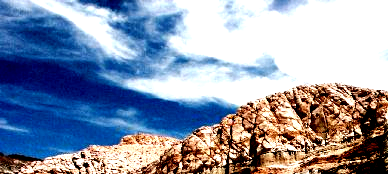
#> input picture Assignment1/a1_20172139/input_data/part1.png, 388 x 174 px, found by its file name; the run also reads 2 pictures not shown here
$ python mosaic_using_histogram_matching.py
#> lines starting #> are read from the running program, lines starting #| are printed output that depends on the picture
import numpy as np
import cv2
from matplotlib import pyplot as plt
import os

def getHistogram(image, bins=256):

    image_pixels=image.flatten()
    # array with size of bins, set to zeros
    histogram = np.zeros(bins)

    # loop through pixels and sum up counts of pixels
    for pixel in image_pixels:
        histogram[pixel] += 1

    # return our final result
    return histogram

def getCDF(hist):

    cs=np.cumsum(hist)
    # numerator & denomenator
    nj = (cs - cs.min()) * 255
    N = cs.max() - cs.min()

    # re-normalize the cdf
    cs = nj / N
    cum_hist = cs.astype('uint8')

    return cum_hist


def histEqualization(im):

    h,w=im.shape
    hist = getHistogram(im)
    cum_hist = getCDF(hist)

    img_new = cum_hist[im.flatten()]
    img_new = np.reshape(img_new, im.shape)

    return img_new

def histMatching(im1,im2):

    h,w = im1.shape

    hist1 = getHistogram(im1)
    cum_hist1 =getCDF(hist1)

    hist2 = getHistogram(im2)
    cum_hist2 =getCDF(hist2)

    pixels = np.arange(256)
    new_pixels = np.interp(cum_hist1, cum_hist2, pixels)
    new_im = (np.reshape(new_pixels[im1.ravel()], im1.shape)).astype(np.uint8)


# [6 lines of commented-out code are left out]


    return  new_im

reference_image_path='A1_resources\DIP_2019_A1\part1.png'
reference_image = cv2.imread(reference_image_path,0)
#> reference_image: shape (174, 388); min 0, max 255, mean 150.4

images_path=r'A1_resources\DIP_2019_A1'
images=['part2.png','part3.png','part4.png']
images=[os.path.join(images_path,filename) for filename in images]

matched_images=[]
for imge_path in images:
    image = cv2.imread(imge_path,0)
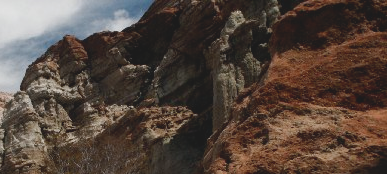
#> input picture Assignment1/a1_20172139/input_data/part2.png, 387 x 174 px, found by its file name
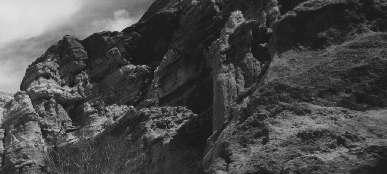
#> image: shape (174, 387); min 27, max 226, mean 72.9
    print('Matching ',imge_path)
    new_image=histMatching(image,reference_image)
#> the loop in getHistogram, `for pixel in image_pixels:` made 67338 passes
#> pixel on passes 1 to 3: 219, 218, 218
#> after the loop in getHistogram, `for pixel in image_pixels:`: histogram = 256 values, max 1915 at index 27, min 0 at index 0, mean 263
#> in histMatching, `hist1 = getHistogram(im1)`: hist1 has the same summary as histogram in getHistogram
#> in getCDF, `cs=np.cumsum(hist)`: cs = 256 values from 0 to 67338
#> in getCDF, `nj = (cs - cs.min()) * 255`: nj = 256 values from 0 to 17171190
#> in getCDF, `N = cs.max() - cs.min()`: N = 67338
#> in getCDF, `cs = nj / N`: cs = 256 values from 0 to 255
#> the loop in getHistogram (call 2), `for pixel in image_pixels:` made 67512 passes
#> pixel on passes 1 to 3: 120, 140, 161
#> in histMatching, `hist2 = getHistogram(im2)`: hist2 = 256 values, max 16971 at index 255, min 39 at index 157, mean 263.7
#> in histMatching, `cum_hist2 =getCDF(hist2)`: cum_hist2 = 256 values from 0 to 255
#> in histMatching, `new_pixels = np.interp(cum_hist1, cum_hist2, pixels)`: new_pixels = 256 values from 1 to 255
#> in histMatching, `new_im = (np.reshape(new_pixels[im1.ravel()], im1.shape)).astype(np.ui..`:
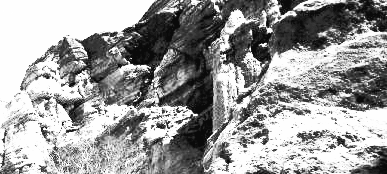
#> new_im: shape (174, 387); min 10, max 255, mean 156.5
#    new_image=histEqualization(image)
    matched_images.append(new_image)
#> pass 2 of the loop `for imge_path in images:`:
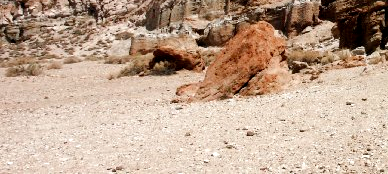
#> input picture Assignment1/a1_20172139/input_data/part3.png, 388 x 174 px, found by its file name
#> `image = cv2.imread(imge_path,0)`:
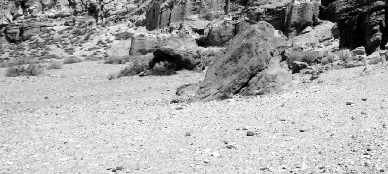
#> image: shape (174, 388); min 0, max 255, mean 170.4
#> hist1 = 256 values, max 1077 at index 216, min 19 at index 255, mean 263.7
#> in histMatching (call 2), `new_im = (np.reshape(new_pixels[im1.ravel()], im1.shape)).astype(np.ui..`:
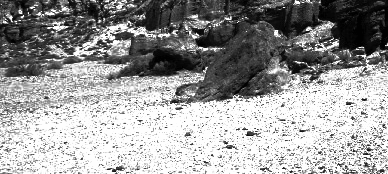
#> new_im: shape (174, 388); min 1, max 255, mean 154.8
#> pass 3 of the loop `for imge_path in images:`:
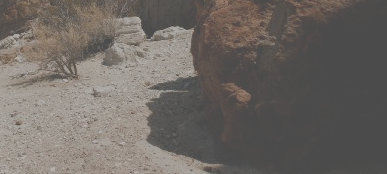
#> input picture Assignment1/a1_20172139/input_data/part4.png, 387 x 174 px, found by its file name
#> image: shape (174, 387)
#> hist1 = 256 values, max 15077 at index 75, min 0 at index 0, mean 263
#> in histMatching (call 3), `new_im = (np.reshape(new_pixels[im1.ravel()], im1.shape)).astype(np.ui..`:
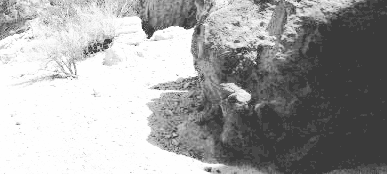
#> new_im: shape (174, 387); min 58, max 255, mean 162.3

top=cv2.hconcat([reference_image,matched_images[0]])
bottom=cv2.hconcat([matched_images[1],matched_images[1]])

h,w =top.shape
#> h = 174; w = 775

bottom = cv2.resize(bottom, (w,h), interpolation = cv2.INTER_AREA)
#> bottom: shape (174, 775)
fig = plt.figure(figsize=(16,16))

mosaic=cv2.vconcat([top,bottom])
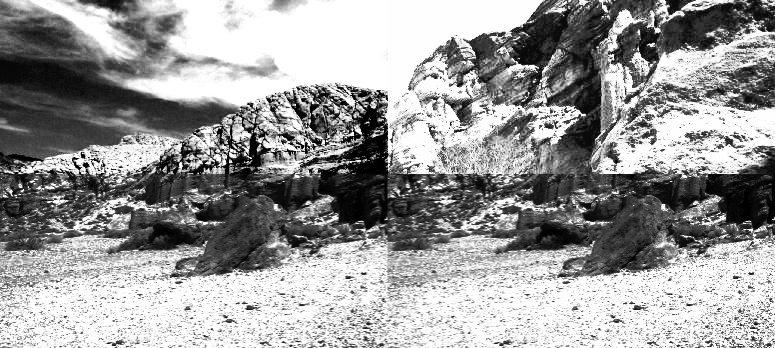
#> mosaic: shape (348, 775); min 0, max 255, mean 154.1
plt.title("Retrieve Original Image")
plt.imshow(mosaic,cmap='gray')
plt.axis('off')
plt.show()

def linContrastStretching(image_gray,a,b):
    c = np.amin(image_gray)
    d = np.amax(image_gray)

    out_image =image_gray- c
    out_image *= int((b-a)/(d - c))
    out_image+=a

    return out_image


fig = plt.figure(figsize=(16,16))
tl=histEqualization(reference_image)
#> in histEqualization, `hist = getHistogram(im)`: hist has the same summary as hist2 in histMatching
#> in histEqualization, `cum_hist = getCDF(hist)`: cum_hist = 256 values from 0 to 255
tr=histEqualization(cv2.imread(images[0],0))
#> in histEqualization (call 2), `h,w=im.shape`: w = 387
#> in histEqualization (call 2), `hist = getHistogram(im)`: hist has the same summary as histogram in getHistogram
#> in histEqualization (call 2), `img_new = np.reshape(img_new, im.shape)`:
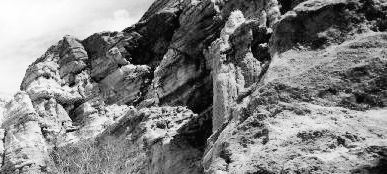
#> img_new: shape (174, 387); min 7, max 255, mean 128.5
bl=histEqualization(cv2.imread(images[1],0))
#> in histEqualization (call 3), `h,w=im.shape`: w = 388
#> in histEqualization (call 3), `hist = getHistogram(im)`: hist = 256 values, max 1077 at index 216, min 19 at index 255, mean 263.7
#> in histEqualization (call 3), `img_new = np.reshape(img_new, im.shape)`:
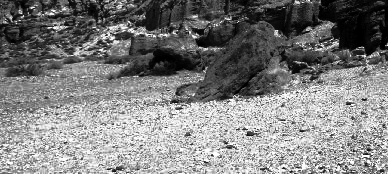
#> img_new: shape (174, 388); min 0, max 255, mean 127.4
br=histEqualization(cv2.imread(images[2],0))

top=cv2.hconcat([tl,tr])
bottom=cv2.hconcat([bl,br])

h,w =top.shape

bottom = cv2.resize(bottom, (w,h), interpolation = cv2.INTER_AREA)

mosaic=cv2.vconcat([top,bottom])
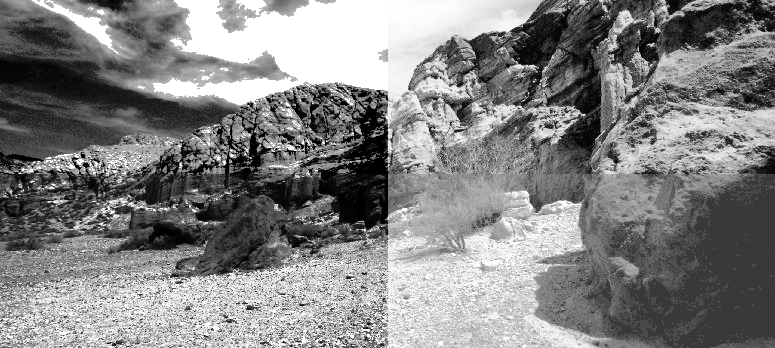
#> mosaic: shape (348, 775); min 0, max 255, mean 130.7
plt.title("Retrieve Original Image")
plt.imshow(mosaic,cmap='gray')
plt.axis('off')
plt.show()
